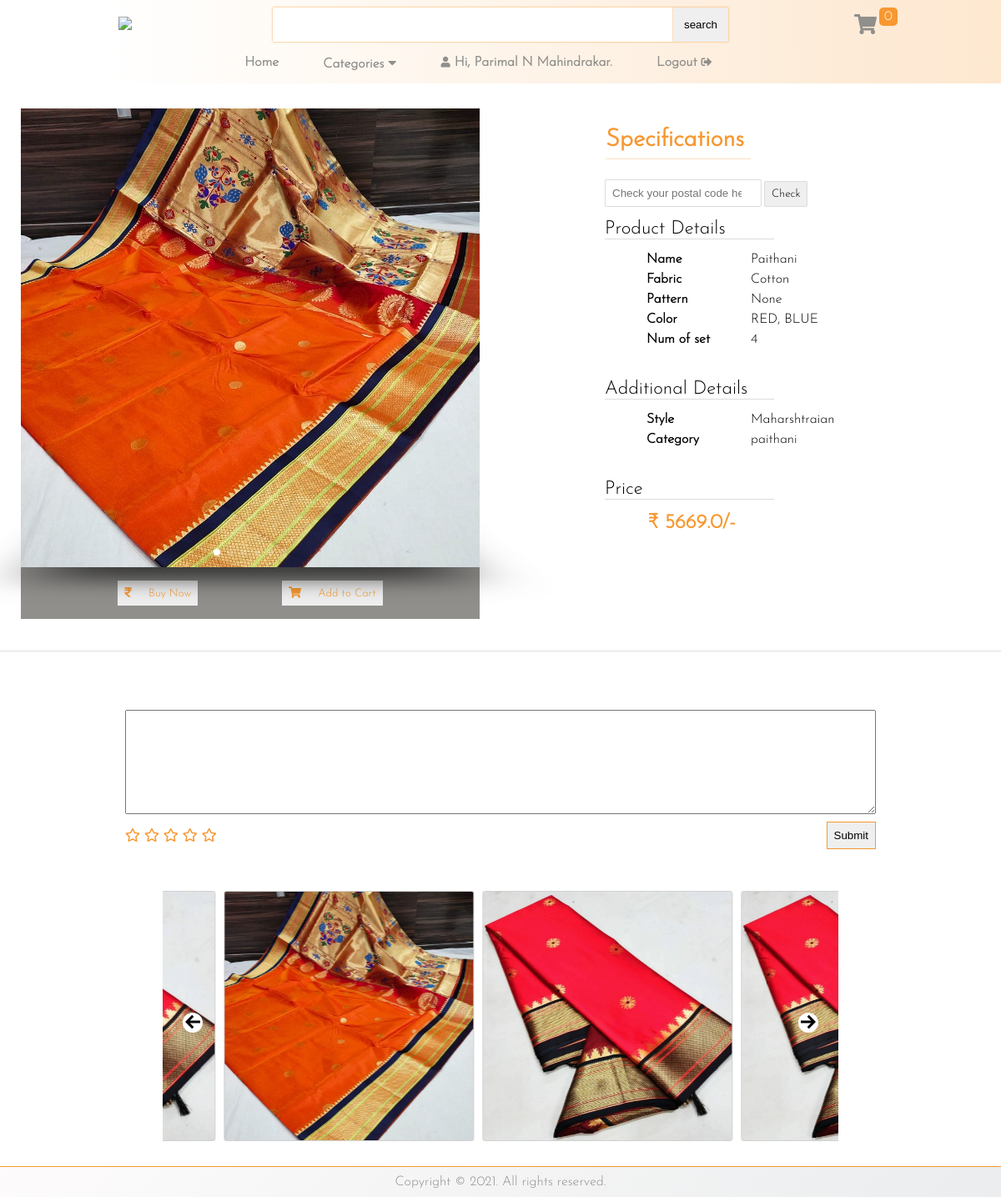
The page /wears/product_details/1/ (signed in) on the database its author committed.
### EcommerceApp/models.py (models this page shows, shortened)
class Customer(models.Model):
    user = models.OneToOneField(User, null=True, blank=True, on_delete=models.CASCADE)
    name = models.CharField(max_length=200, null=True, blank=True)
    date_created = models.DateTimeField(auto_now_add=True, null=True)
    email = models.CharField(max_length=200, null=True, blank=True)

class Product(models.Model):
    name = models.CharField(max_length=200)
    price = models.FloatField()
    image = models.ImageField()
    image1 = models.ImageField(null=True,blank=True)
    image2 = models.ImageField(null=True,blank=True)
    image3 = models.ImageField(null=True,blank=True)
    image4 = models.ImageField(null=True,blank=True)
    image5 = models.ImageField(null=True,blank=True)
    image6 = models.ImageField(null=True,blank=True)
    image7 = models.ImageField(null=True,blank=True)
    image8 = models.ImageField(null=True,blank=True)
    image9 = models.ImageField(null=True,blank=True)
    image10 = models.ImageField(null=True,blank=True)
    category = models.CharField(max_length=20, choices=CHOICES)
    is_avaible = models.BooleanField(default=True)
    fabric = models.CharField(max_length=256, blank=True, null=True)
    pattern = models.CharField(max_length=256, blank=True, null=True)
    color = models.CharField(max_length=256, blank=True, null=True)
    style = models.CharField(max_length=256, blank=True, null=True)
    in_the_pack = models.IntegerField(blank=True, null=True)
    @property
    def imageurl(self):
        try:
            url = self.image.url
        except:
            url = ""
        return url
    @property
    def imagesURL(self):
        images_list = []
        try:
            images_list.append(self.image1.url)
        except:
            return images_list
        try:
            images_list.append(self.image2.url)
        except:
            return images_list
        try:
            images_list.append(self.image3.url)
        except:
            return images_list
        try:
            images_list.append(self.image4.url)
        except:
            return images_list
        try:
            images_list.append(self.image5.url)
        except:
            return images_list
        try:
            images_list.append(self.image6.url)
        except:
            return images_list
        try:
            images_list.append(self.image7.url)
        except:
            return images_list

### EcommerceApp/views.py (the view, shortened to what this page needs)
# urls.py: path("product_details/<int:pk>/", product_details, name="product_details"),
def product_details(request, pk):
    product = Product.objects.get(id=pk)
    all_slider_products = Product.objects.all()
    all_slider_products_list = random.choices(all_slider_products, k=8)
    x = datetime.datetime.now()
    form = CheckPincode()
    year = x.year
    month = x.strftime("%B")
    date = x.strftime("%d")
    data = cartData(request)
    cartItems = data["cartItems"]
    product_reviews = product.productreview_set.all()
    context = {
        "product": product,
        "year": year,
        "month": month,
        "date": date,
        "all_slider_products_list": all_slider_products_list,
        "cartItems": cartItems,
        "images": product.imagesURL,
        "product_reviews": product_reviews,
        "form": form,
    }
    return render(request, "wears/product_details.html", context)

### templates/wears/product_details.html (shortened to what this page needs)
{% extends '../base.html' %}
{% block content %}
{% load static %}
{% load makerange from templatefilters %}
{% load checkstring from templatefilters %}
{% load orderbydate from templatefilters %}
<div class="my__container__productdetails__page">
    <div class="my__container__productdetails__page__image">
        <div class="swiper-container">
            <div class="swiper-wrapper">
                {% for image in images %}
                <div class="swiper-slide" style="background-image:url({{image}})"></div>
                {% endfor %}
            </div>
            <div class="swiper-pagination"></div>
        </div>
        <div class="add__buy__buttons__product__details">
            <button data-product={{product.id}} data-action="add" data-fuck="buy"
                class="add-to-cart btn update-cart" style="transition: 0.4s;"><i class="fas fa-rupee-sign"></i> &nbsp;
                Buy Now</button>
            <button data-product={{product.id}} data-action="add" class="add-to-cart btn update-cart" style="transition: 0.4s;"><i
                    class="fa fa-shopping-cart"></i> &nbsp; Add to
                Cart</button>
        </div>
    </div>
    <div class="my__container__productdetails__page__information">
        <p class="specification__para">
            <span>Specifications</span>
        </p>
        <div class="product__specifications__container">
            <div class="postal__code__validations__box">
                <form method="POST">
                    {{form}}
                    <button type="submit" class="btn btn-light">Check</button>
                </form>
            </div> <br>
            <h1>Product Details</h1>
            <hr> <br>
            <div class="product__specifications">
                <div class="product__specifications__item product__specifications__item__bold">
                    Name
                </div>
                <div class="product__specifications__item">
                    {{product.name}}
                </div>
            </div>
            <div class="product__specifications">
                <div class="product__specifications__item product__specifications__item__bold">
                    Fabric
                </div>
                <div class="product__specifications__item">
                    {{product.fabric}}
                </div>
            </div>
            <div class="product__specifications">
                <div class="product__specifications__item product__specifications__item__bold">
                    Pattern
                </div>
                <div class="product__specifications__item">
                    {{product.pattern}}
                </div>
            </div>
            <div class="product__specifications">
                <div class="product__specifications__item product__specifications__item__bold">
                    Color
                </div>
                <div class="product__specifications__item">
                    {{product.color}}
                </div>
            </div>
            <div class="product__specifications">
                <div class="product__specifications__item product__specifications__item__bold">
                    Num of set
                </div>
                <div class="product__specifications__item">
                    {{product.in_the_pack}}
                </div>
            </div>
            <br> <br>
            <h1>Additional Details</h1>
            <hr> <br>
            <div class="product__specifications">
                <div class="product__specifications__item product__specifications__item__bold">
                    Style
                </div>
                <div class="product__specifications__item product__specifications__item__freedom">
                    {{product.style}}
                </div>
            </div>
            <div class="product__specifications">
                <div class="product__specifications__item product__specifications__item__bold">
                    Category
                </div>
                <div class="product__specifications__item product__specifications__item__freedom">
                    {{product.category}}
                </div>
            </div>
            <br> <br>
            <h1>Price</h1>
            <hr> <br>
            <div class="product__specifications">
                <div class="product__specifications__item product__specifications__item__bold" style="color: #f79831; font-size: 1.5em;">
                    ₹ {{product.price}}/-
                </div>
            </div>
        </div>
    </div>
</div>
{% if request.user.is_authenticated %}
<div class="my__container__review__box">
    <form action="">
        <textarea id="rating-view" name=""></textarea>
        <div class="my__container__review__box__stars">
            <span class="star-rating star-rating-pm my__container__review__box__stars__span">
                <span>
                    <span class="far fa-star" data-rating="1"></span>
                    <span class="far fa-star" data-rating="2"></span>
                    <span class="far fa-star" data-rating="3"></span>
                    <span class="far fa-star" data-rating="4"></span>
                    <span class="far fa-star" data-rating="5"></span>
                </span>
                <span>
                    <input id="product-review-button" class="btn btn-warning" type="button" value="Submit">
                </span>
            </span>
        </div>
    </form>
</div>
{% endif %}
<div class="product__details__recommendations">
    <div class="example__frame">
        <div id="intro6" class="slider glide">
            <div class="slider__track glide__track" data-glide-el="track">
                <ul class="slider__slides glide__slides">
                    {% for i in all_slider_products_list %}
                    <li class="slider__frame glide__slide" style="background-image: url({{i.imageurl}})">
                        <div class="bg__img__info__pricing">
                        </div>
                    </li>
                    {% endfor %}
                </ul>
            </div>
            <div data-glide-el="controls">
                <button class="slider__arrow slider__arrow--prev glide__arrow glide__arrow--prev" data-glide-dir="<">
                    <svg xmlns="http://www.w3.org/2000/svg" width="18" height="18" viewBox="0 0 24 24">
                        <path d="M0 12l10.975 11 2.848-2.828-6.176-6.176H24v-3.992H7.646l6.176-6.176L10.975 1 0 12z" />
                    </svg>
                </button>
                <button class="slider__arrow slider__arrow--next glide__arrow glide__arrow--next" data-glide-dir=">">
                    <svg xmlns="http://www.w3.org/2000/svg" width="18" height="18" viewBox="0 0 24 24">
                        <path
                            d="M13.025 1l-2.847 2.828 6.176 6.176h-16.354v3.992h16.354l-6.176 6.176 2.847 2.828 10.975-11z" />
                    </svg>
                </button>
            </div>
        </div>
    </div>
</div>
{% endblock %}

### templates/nav.html (shortened to what this page needs)
{% load static %}
<header>
    <nav>
        <div class="logo">
            <a href="{% url 'store' %}"><img src="{% static 'images/Trade.png' %}"></a>
        </div>
        <div class="search__bar__header">
            <input type="text" id="nav-search-input-bar" >
            <input type="button" value="search" id="nav-search-functionlaity" style="cursor: pointer;">
        </div>
        <div class="cart__header__desktop">
            <a href="{% url 'cart' %}" style="cursor: pointer;"><i class="fas fa-shopping-cart"></i></a>
            <span>{% if cartItems %} {{cartItems}} {% else %} 0 {% endif %}</span>
        </div>
    </nav>
</header>
<div class="main__navigations">
    <div class="main__navigations__div">
        <ul class="main__navigations__div__ul">
            <li class="main__navigations__div__li on__mobile_d_none" style="font-weight: bold;"><a href="{% url 'store' %}">Home</a></li>
            <li class="main__navigations__div__li on__mobile_d_none">
                <a class="categ" style="font-weight: bold;">Categories <i class="fas fa-caret-down"></i></a>
            </li>
            {% if request.user.is_authenticated %}
            <li class="main__navigations__div__li save__from__left"><a href="{% url 'checkout' %}" class="anchor__remains__same"
                    style="font-weight: bold;"><i class="fas fa-user"></i> Hi, {{request.user.customer.name|title}}.</a></li>
            <li class="main__navigations__div__li">
                <a href="{% url 'logout' %}" class="anchor__remains__same" style="padding-bottom: 0;font-weight: bold;">Logout <i
                        class="fas fa-sign-out-alt"></i> </a>
            </li>
            {% endif %}
        </ul>
    </div>
</div>

### rows shown on the page
Product: name "Paithani", fabric "Cotton", pattern "None", color "RED, BLUE", in_the_pack "4", style "Maharshtraian", category "paithani", price "5669.0", imageurl (picture)
Product: imageurl (picture)
Product: imageurl (picture)

### other values the page prints
{{ request.user.customer.name|title }} "Parimal N Mahindrakar"
